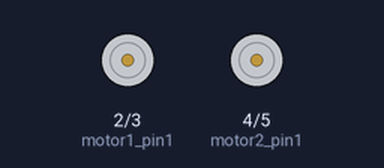
This sketch was run on a simulated Arduino Uno, built with avr-gcc and run on an emulated ATmega328P. Parts: motor-driver pin pairs drawn as motors (green arrow = first pin HIGH = forward, orange = second pin HIGH = backward, longer = more drive, scaled by the enable pin).

Above: at 0.5 s.
At 5.5 s:
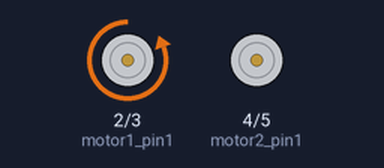
At 13.5 s:
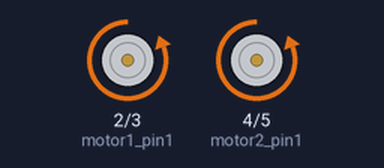
At 17.5 s:
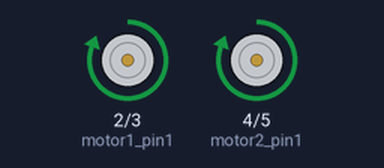
Timing chart, 0 to 19.5 s (numbered marks = the images above):
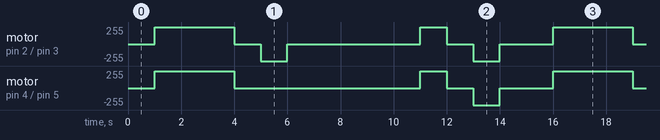

The sketch:

car_test1.ino
```cpp
/*
Simple sketch to test car movement forward and backward with L298N.
Used 9V battery to power L298N and then used the 5V+ pin to power the Arduino.
Connected OUT1 and OUT2 to motor 1, and OUT3 and OUT4 to motor 2.
ENA is connected to PWM pin 9, and ENB is connected to PWN pin 10
*/

int motor1_pin1 = 2; // IN1 of L298N
int motor1_pin2 = 3; // IN2 of L298N
int motor2_pin1 = 4; // IN3 of L298N
int motor2_pin2 = 5; // IN4 of L298N
int speedcontrol_1 = 9; // EN1 of L298N
int speedcontrol_2 = 10; // EN1 of L298N

void setup() {
    pinMode(motor1_pin1, OUTPUT);
    pinMode(motor1_pin2, OUTPUT);
    pinMode(motor2_pin1, OUTPUT);
    pinMode(motor2_pin2, OUTPUT);
    pinMode(speedcontrol_1, OUTPUT);
    pinMode(speedcontrol_2, OUTPUT);
}

/*
The following functions are for controlling the motors
and the input parameters for each function control how long they are on and the speed control (PWM)
*/

void motor_reset(){
// Turns all motors off
  digitalWrite(motor1_pin1, LOW);
  digitalWrite(motor1_pin2, LOW);
  digitalWrite(motor2_pin1, LOW);
  digitalWrite(motor2_pin2, LOW);
  analogWrite(speedcontrol_1, 0);
  analogWrite(speedcontrol_2, 0);
}

void motor1_f(int delay_time = 1000, int PWM = 255){
// Turns motor 1 forward
  // Resets all motors
  motor_reset();

  // Sets the pins to  make the first motor go forward
  digitalWrite(motor1_pin1, HIGH);
  digitalWrite(motor1_pin2, LOW);

  // Sends the PWM pulses to the L298N using the variable declared in the function
  analogWrite(speedcontrol_1, PWM);
  analogWrite(speedcontrol_2, PWM);

  // Runs the motor as long as
  delay(delay_time);
  motor_reset();
}

void motor1_b(int delay_time = 1000, int PWM = 255){
// Turns motor 1 backward
  motor_reset();
  digitalWrite(motor1_pin1, LOW);
  digitalWrite(motor1_pin2, HIGH);
  analogWrite(speedcontrol_1, PWM);
  analogWrite(speedcontrol_2, PWM);
  delay(delay_time);
  motor_reset();
}

void motor2_f(int delay_time = 1000, int PWM = 255){
// Turns motor 2 forward
  motor_reset();
  digitalWrite(motor2_pin1, HIGH);
  digitalWrite(motor2_pin2, LOW);
  delay(delay_time);
  motor_reset();
}

void motor2_b(int delay_time = 1000, int PWM = 255){
// Turns motor 2 backward
  motor_reset();
  digitalWrite(motor2_pin1, LOW);
  digitalWrite(motor2_pin2, HIGH);
  delay(delay_time);
  motor_reset();
}

void motor1and2_f(int delay_time = 1000, int PWM = 255){
  // Turns motor 1 and 2 forward
     motor_reset();
     digitalWrite(motor1_pin1, HIGH);
     digitalWrite(motor1_pin2, LOW);
     digitalWrite(motor2_pin1, HIGH);
     digitalWrite(motor1_pin2, LOW);
     analogWrite(speedcontrol_1, PWM);
     analogWrite(speedcontrol_2, PWM);
     delay(delay_time);
     motor_reset();
}

void motor1and2_b(int delay_time = 1000, int PWM = 255){
  // Turns motor 1 and 2 backwards
     motor_reset();
     digitalWrite(motor1_pin1, LOW);
     digitalWrite(motor1_pin2, HIGH);
     digitalWrite(motor2_pin1, LOW);
     digitalWrite(motor2_pin2, HIGH);
     analogWrite(speedcontrol_1, PWM);
     analogWrite(speedcontrol_2, PWM);
     delay(delay_time);
     motor_reset();
}

void loop() {
// Tests each function
  delay(1000);
  motor1and2_f(3000);


  delay(1000);
  motor1_b(1000);
  delay(1000);
  motor2_f(1000);
  delay(1000);
  motor2_b(1000);
  delay(1000);
  motor1and2_f(1000);
  delay(1000);
  motor1and2_b(1000);
  delay(1000);
}
```

Measured:
- by itself, motor on pin 4 (motor2_pin1) / pin 5 (motor2_pin2): repeats every 15.0 s: stopped 7.0 s, forward 255/255 1.0 s, stopped 1.0 s, backward 255/255 1.0 s, stopped 2.0 s, forward 255/255 3.0 s
- by itself, motor on pin 2 (motor1_pin1) / pin 3 (motor1_pin2): repeats every 15.0 s: stopped 1.0 s, backward 255/255 1.0 s, stopped 5.0 s, forward 255/255 1.0 s, stopped 1.0 s, backward 255/255 1.0 s, stopped 2.0 s, forward 255/255 3.0 s
